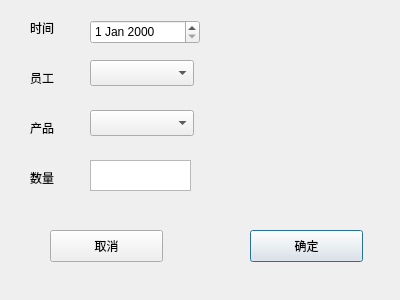
<?xml version="1.0" encoding="UTF-8"?>
<ui version="4.0">
 <class>Record</class>
 <widget class="QDialog" name="Record">
  <property name="geometry">
   <rect>
    <x>0</x>
    <y>0</y>
    <width>400</width>
    <height>300</height>
   </rect>
  </property>
  <property name="windowTitle">
   <string>Dialog</string>
  </property>
  <widget class="QComboBox" name="comboBox">
   <property name="geometry">
    <rect>
     <x>90</x>
     <y>60</y>
     <width>104</width>
     <height>26</height>
    </rect>
   </property>
  </widget>
  <widget class="QComboBox" name="comboBox_2">
   <property name="geometry">
    <rect>
     <x>90</x>
     <y>110</y>
     <width>104</width>
     <height>26</height>
    </rect>
   </property>
  </widget>
  <widget class="QDateEdit" name="dateEdit">
   <property name="geometry">
    <rect>
     <x>90</x>
     <y>20</y>
     <width>110</width>
     <height>24</height>
    </rect>
   </property>
  </widget>
  <widget class="QLabel" name="label">
   <property name="geometry">
    <rect>
     <x>30</x>
     <y>20</y>
     <width>60</width>
     <height>16</height>
    </rect>
   </property>
   <property name="text">
    <string>时间</string>
   </property>
  </widget>
  <widget class="QLabel" name="label_2">
   <property name="geometry">
    <rect>
     <x>30</x>
     <y>70</y>
     <width>60</width>
     <height>16</height>
    </rect>
   </property>
   <property name="text">
    <string>员工</string>
   </property>
  </widget>
  <widget class="QLabel" name="label_3">
   <property name="geometry">
    <rect>
     <x>30</x>
     <y>120</y>
     <width>60</width>
     <height>16</height>
    </rect>
   </property>
   <property name="text">
    <string>产品</string>
   </property>
  </widget>
  <widget class="QLabel" name="label_4">
   <property name="geometry">
    <rect>
     <x>30</x>
     <y>170</y>
     <width>60</width>
     <height>16</height>
    </rect>
   </property>
   <property name="text">
    <string>数量</string>
   </property>
  </widget>
  <widget class="QTextEdit" name="textEdit">
   <property name="geometry">
    <rect>
     <x>90</x>
     <y>160</y>
     <width>101</width>
     <height>31</height>
    </rect>
   </property>
  </widget>
  <widget class="QPushButton" name="pushButton">
   <property name="geometry">
    <rect>
     <x>250</x>
     <y>230</y>
     <width>113</width>
     <height>32</height>
    </rect>
   </property>
   <property name="text">
    <string>确定</string>
   </property>
  </widget>
  <widget class="QPushButton" name="pushButton_2">
   <property name="geometry">
    <rect>
     <x>50</x>
     <y>230</y>
     <width>113</width>
     <height>32</height>
    </rect>
   </property>
   <property name="text">
    <string>取消</string>
   </property>
  </widget>
 </widget>
 <resources/>
 <connections/>
</ui>
